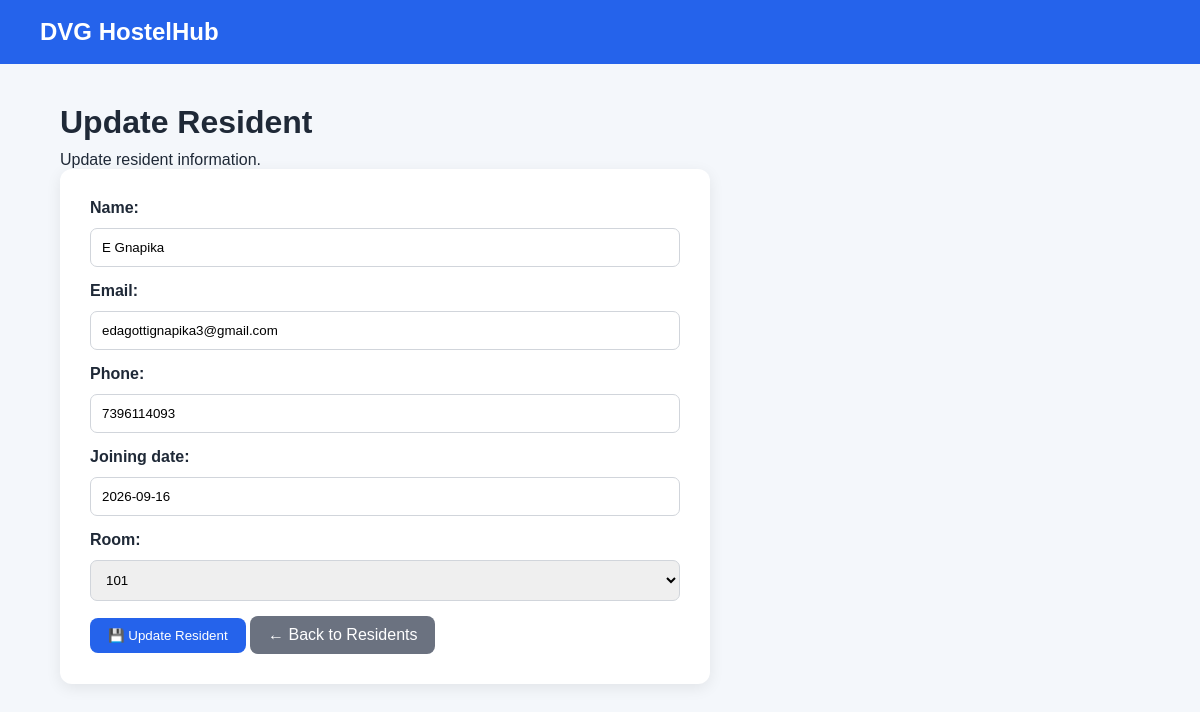
/residents/1/edit/, run on the app's committed database.
### hostelhub/models.py (models this page shows, shortened)
class Resident(models.Model):
    name = models.CharField(max_length=100)
    email = models.EmailField(unique=True)
    phone = models.CharField(max_length=15)
    joining_date = models.DateField()
    room = models.ForeignKey(
        Room,
        on_delete=models.CASCADE,
        related_name="residents"
    )

### hostelhub/views.py (the view)
# urls.py: path("residents/<int:pk>/edit/", ResidentUpdateView.as_view(),name="resident_update"),
class ResidentUpdateView(UpdateView):
    model = Resident
    form_class = ResidentForm
    template_name = "resident_update.html"
    success_url = reverse_lazy("resident_list")

### hostelhub/forms.py
class ResidentForm(forms.ModelForm):
    class Meta:
        model = Resident
        fields = [
            "name",
            "email",
            "phone",
            "joining_date",
            "room",
        ]

### hostelhub/models.py (called while the page is built)
    def __str__(self):
        return self.room_number

### hostelhub/templates/resident_update.html (shortened to what this page needs)
{% extends "base.html" %}
{% block content %}
<div class="page-header">
    <h1>Update Resident</h1>
    <p>Update resident information.</p>
</div>
<div class="form-card">
    <form method="POST">
        {{ form.as_p }}
        <button type="submit" class="btn">
            💾 Update Resident
        </button>
        <a href="{% url 'resident_list' %}" class="btn btn-secondary">
            ← Back to Residents
        </a>
    </form>
</div>
{% endblock %}

### hostelhub/static/css/style.css (style rules this page uses)
* { margin: 0; padding: 0; box-sizing: border-box; }
body { font-family: Arial, sans-serif; background: #f4f7fb; color: #1f2937; }
h1 { margin-bottom: 10px; }
.btn { display: inline-block; background: #2563eb; color: white; padding: 10px 18px; border-radius: 8px; text-decoration: none; border: none; cursor: pointer; }
.form-card { background: white; padding: 30px; border-radius: 12px; max-width: 600px; box-shadow: 0 4px 15px rgba(0, 0, 0, 0.08); }
input, select { width: 100%; padding: 11px; margin-top: 6px; margin-bottom: 15px; border: 1px solid #d1d5db; border-radius: 7px; }
.form-card { background: white; padding: 30px; border-radius: 12px; max-width: 650px; box-shadow: 0 4px 15px rgba(0, 0, 0, 0.08); }
.form-card form { padding: 0; box-shadow: none; max-width: 100%; }
.form-card label { display: block; font-weight: bold; margin-bottom: 5px; }
.form-card input, .form-card select { width: 100%; padding: 11px; margin-bottom: 15px; border: 1px solid #d1d5db; border-radius: 7px; }
.btn-secondary { background: #6b7280; }

### data on the page
Resident: name "E Gnapika", email "edagottignapika3@gmail.com", phone "7396114093", joining_date "2026-09-16", room "101"
